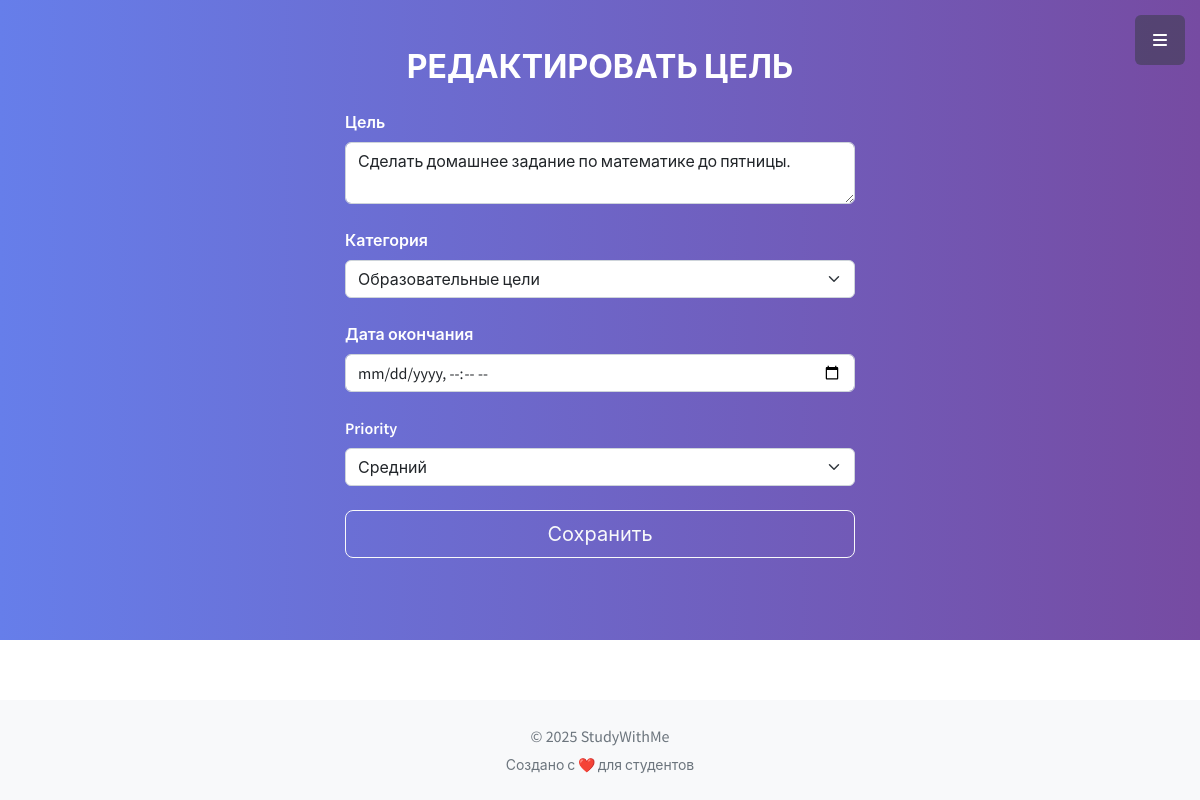
/goals/4/edit/ (signed in), run on the app's committed database.
### main/models.py (models this page shows, shortened)
class Goal(models.Model):
    user = models.ForeignKey(MyUser, on_delete=models.CASCADE, verbose_name='Пользователь')
    PRIORITY_CHOICES = [
        ('low', 'Низкий'),
        ('medium', 'Средний'),
        ('high', 'Высокий'),
    ]
    title = models.CharField(max_length=255, verbose_name='Цель')
    category = models.ForeignKey('Category', on_delete=models.SET_NULL, null=True, verbose_name='Категория')
    created_at = models.DateTimeField(auto_now_add=True, verbose_name='Дата начала')
    deadline = models.DateTimeField(verbose_name='Дата окончания')
    priority = models.CharField(max_length=10, choices=PRIORITY_CHOICES)
    is_completed = models.BooleanField(default=False, verbose_name='Выполнено')
    class Meta:
        verbose_name = 'Цель'
        verbose_name_plural = 'Цели'

### main/views.py (the view)
# urls.py: path('goals/<int:pk>/edit/', views.edit_goal, name='edit_goal'),
@login_required
def edit_goal(request, pk):
    goal = get_object_or_404(Goal, pk=pk, user=request.user)
    if request.method == 'POST':
        form = GoalForm(request.POST, instance=goal)
        if form.is_valid():
            form.save()
            return redirect('goals')
    else:
        form = GoalForm(instance=goal)
    return render(request, 'main/edit_goal.html', {'form': form, 'goal': goal})

### main/forms.py
class GoalForm(forms.ModelForm):
    class Meta:
        model = Goal
        fields = ['title', 'category', 'deadline', 'priority']
        widgets = {
            'title': forms.Textarea(attrs={
                'class': 'form-control',
                'placeholder': 'Опиши свою цель...',
                'rows': 2
            }),
            'category': forms.Select(attrs={'class': 'form-select'}),
            'deadline': forms.DateTimeInput(attrs={
                'type': 'datetime-local',
                'class': 'form-control'
            }),
            'priority': forms.Select(attrs={'class': 'form-select'}),
        }

### main/models.py (called while the page is built)
    def __str__(self):
        return self.name

### main/templates/main/edit_goal.html (shortened to what this page needs)
{% extends 'base.html' %}
{% load static %}
{% load widget_tweaks %}
{% block content %}
<section class="page-section text-white" style="background: linear-gradient(to right, #667eea, #764ba2); min-height: 80vh;">
  <div class="container px-4 px-lg-5 py-5">
    <h2 class="page-section-heading text-center text-uppercase text-white mb-4">Редактировать цель</h2>
    <div class="row justify-content-center">
      <div class="col-lg-6">
        <form method="post" novalidate>
          <div class="mb-4">
            <label for="{{ form.title.id_for_label }}" class="form-label fw-semibold">{{ form.title.label }}</label>
            {{ form.title|add_class:"form-control" }}
          </div>
          <div class="mb-4">
            <label for="{{ form.category.id_for_label }}" class="form-label fw-semibold">{{ form.category.label }}</label>
            {{ form.category|add_class:"form-select" }}
          </div>
          <div class="mb-4">
            <label for="{{ form.deadline.id_for_label }}" class="form-label fw-semibold">{{ form.deadline.label }}</label>
            {{ form.deadline|add_class:"form-control" }}
          </div>
          <div class="mb-4">
            <label for="{{ form.priority.id_for_label }}" class="form-label fw-semibold">{{ form.priority.label }}</label>
            {{ form.priority|add_class:"form-select" }}
          </div>
          <div class="d-grid">
            <button type="submit" class="btn btn-outline-light btn-lg">Сохранить</button>
          </div>
        </form>
      </div>
    </div>
  </div>
</section>
{% endblock %}

### main/templates/base.html (style rules this page uses)
html, body { height: 100%; margin: 0; }
body { display: flex; flex-direction: column; min-height: 100vh; }

### data on the page
Goal: title "Сделать домашнее задание по математике до пятницы.", category "Образовательные цели", priority "Средний"
